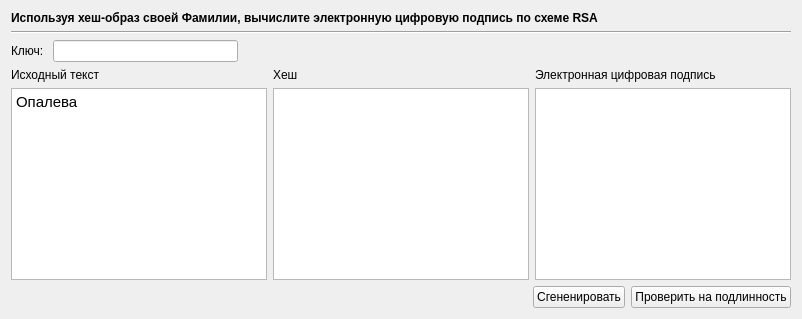
      <widget class="QWidget" name="edsTab">
       <attribute name="title">
        <string>ЭЦП</string>
       </attribute>
       <layout class="QVBoxLayout" name="verticalLayout_16">
        <item>
         <widget class="QLabel" name="label_21">
          <property name="text">
           <string>&lt;html&gt;&lt;head/&gt;&lt;body&gt;&lt;p&gt;&lt;span style=&quot; font-weight:700;&quot;&gt;Используя хеш-образ своей Фамилии, вычислите электронную цифровую подпись по схеме RSA&lt;/span&gt;&lt;/p&gt;&lt;/body&gt;&lt;/html&gt;</string>
          </property>
          <property name="wordWrap">
           <bool>true</bool>
          </property>
         </widget>
        </item>
        <item>
         <widget class="Line" name="line_6">
          <property name="orientation">
           <enum>Qt::Horizontal</enum>
          </property>
         </widget>
        </item>
        <item>
         <layout class="QHBoxLayout" name="horizontalLayout_12">
          <item>
           <widget class="QLabel" name="label_25">
            <property name="text">
             <string>Ключ: </string>
            </property>
           </widget>
          </item>
          <item>
           <widget class="QLineEdit" name="edsKeyLineEdit"/>
          </item>
          <item>
           <spacer name="horizontalSpacer_17">
            <property name="orientation">
             <enum>Qt::Horizontal</enum>
            </property>
            <property name="sizeHint" stdset="0">
             <size>
              <width>40</width>
              <height>20</height>
             </size>
            </property>
           </spacer>
          </item>
          <item>
           <spacer name="horizontalSpacer_16">
            <property name="orientation">
             <enum>Qt::Horizontal</enum>
            </property>
            <property name="sizeHint" stdset="0">
             <size>
              <width>40</width>
              <height>20</height>
             </size>
            </property>
           </spacer>
          </item>
          <item>
           <spacer name="horizontalSpacer_15">
            <property name="orientation">
             <enum>Qt::Horizontal</enum>
            </property>
            <property name="sizeHint" stdset="0">
             <size>
              <width>40</width>
              <height>20</height>
             </size>
            </property>
           </spacer>
          </item>
         </layout>
        </item>
        <item>
         <layout class="QHBoxLayout" name="horizontalLayout_18">
          <item>
           <layout class="QVBoxLayout" name="verticalLayout_17">
            <item>
             <widget class="QLabel" name="label_22">
              <property name="text">
               <string>Исходный текст</string>
              </property>
             </widget>
            </item>
            <item>
             <widget class="QTextEdit" name="edsOriginalTextEdit">
              <property name="html">
               <string>&lt;!DOCTYPE HTML PUBLIC &quot;-//W3C//DTD HTML 4.0//EN&quot; &quot;http://www.w3.org/TR/REC-html40/strict.dtd&quot;&gt;
&lt;html&gt;&lt;head&gt;&lt;meta name=&quot;qrichtext&quot; content=&quot;1&quot; /&gt;&lt;style type=&quot;text/css&quot;&gt;
p, li { white-space: pre-wrap; }
&lt;/style&gt;&lt;/head&gt;&lt;body style=&quot; font-family:'MS Shell Dlg 2'; font-size:11pt; font-weight:400; font-style:normal;&quot;&gt;
&lt;p style=&quot; margin-top:0px; margin-bottom:0px; margin-left:0px; margin-right:0px; -qt-block-indent:0; text-indent:0px;&quot;&gt;&lt;span style=&quot; font-family:'Segoe UI';&quot;&gt;Опалева&lt;/span&gt;&lt;/p&gt;&lt;/body&gt;&lt;/html&gt;</string>
              </property>
             </widget>
            </item>
           </layout>
          </item>
          <item>
           <layout class="QVBoxLayout" name="verticalLayout_18">
            <item>
             <widget class="QLabel" name="label_23">
              <property name="text">
               <string>Хеш</string>
              </property>
             </widget>
            </item>
            <item>
             <widget class="QTextEdit" name="edsHashTextEdit">
              <property name="readOnly">
               <bool>false</bool>
              </property>
             </widget>
            </item>
           </layout>
          </item>
          <item>
           <layout class="QVBoxLayout" name="verticalLayout_19">
            <item>
             <widget class="QLabel" name="label_24">
              <property name="text">
               <string>Электронная цифровая подпись</string>
              </property>
             </widget>
            </item>
            <item>
             <widget class="QTextEdit" name="edsTextEdit">
              <property name="readOnly">
               <bool>false</bool>
              </property>
             </widget>
            </item>
           </layout>
          </item>
         </layout>
        </item>
        <item>
         <layout class="QHBoxLayout" name="horizontalLayout_19">
          <item>
           <spacer name="horizontalSpacer_14">
            <property name="orientation">
             <enum>Qt::Horizontal</enum>
            </property>
            <property name="sizeHint" stdset="0">
             <size>
              <width>40</width>
              <height>20</height>
             </size>
            </property>
           </spacer>
          </item>
          <item>
           <widget class="QPushButton" name="generateEdsButton">
            <property name="text">
             <string>Сгененировать</string>
            </property>
           </widget>
          </item>
          <item>
           <widget class="QPushButton" name="checkEdsButton">
            <property name="text">
             <string>Проверить на подлинность</string>
            </property>
           </widget>
          </item>
         </layout>
        </item>
       </layout>
      </widget>
